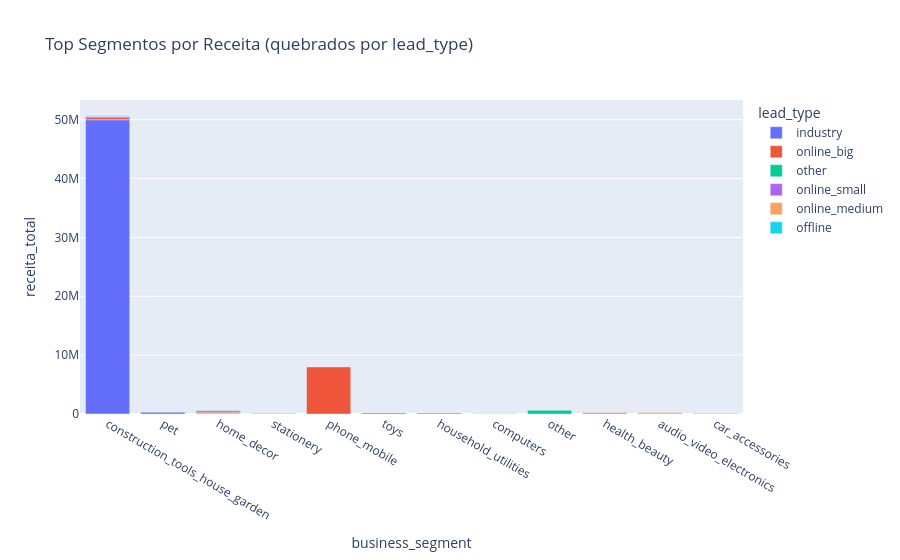

Notebook cell for this chart:
### Code cell
pivot_revenue = pd.pivot_table(
    seg_type,
    index='business_segment',
    columns='lead_type',
    values='receita_total',
    aggfunc='sum',
    fill_value=0
)
display(pivot_revenue)

fig_seg = px.bar(seg_type.head(20), x='business_segment', y='receita_total', color='lead_type', title='Top Segmentos por Receita (quebrados por lead_type)')
fig_seg.show()

### Figure 1 — Plotly figure (JSON) as saved in the notebook; plotly's stock layout.template omitted (floating-point values rounded to 4 significant figures)
{"data": [{"alignmentgroup": "True", "hovertemplate": "lead_type=industry<br>business_segment=%{x}<br>receita_total=%{y}<extra></extra>", "legendgroup": "industry", "marker": {"color": "#636efa", "pattern": {"shape": ""}}, "name": "industry", "offsetgroup": "industry", "orientation": "v", "showlegend": true, "textposition": "auto", "type": "bar", "x": ["construction_tools_house_garden", "pet", "home_decor", "stationery"], "xaxis": "x", "y": [50000000, 300000, 100000, 100000], "yaxis": "y"}, {"alignmentgroup": "True", "hovertemplate": "lead_type=online_big<br>business_segment=%{x}<br>receita_total=%{y}<extra></extra>", "legendgroup": "online_big", "marker": {"color": "#EF553B", "pattern": {"shape": ""}}, "name": "online_big", "offsetgroup": "online_big", "orientation": "v", "showlegend": true, "textposition": "auto", "type": "bar", "x": ["phone_mobile", "construction_tools_house_garden", "home_decor", "toys", "household_utilities", "computers"], "xaxis": "x", "y": [8000000, 450000, 220000, 180000, 150000, 60000], "yaxis": "y"}, {"alignmentgroup": "True", "hovertemplate": "lead_type=other<br>business_segment=%{x}<br>receita_total=%{y}<extra></extra>", "legendgroup": "other", "marker": {"color": "#00cc96", "pattern": {"shape": ""}}, "name": "other", "offsetgroup": "other", "orientation": "v", "showlegend": true, "textposition": "auto", "type": "bar", "x": ["other"], "xaxis": "x", "y": [626000], "yaxis": "y"}, {"alignmentgroup": "True", "hovertemplate": "lead_type=online_small<br>business_segment=%{x}<br>receita_total=%{y}<extra></extra>", "legendgroup": "online_small", "marker": {"color": "#ab63fa", "pattern": {"shape": ""}}, "name": "online_small", "offsetgroup": "online_small", "orientation": "v", "showlegend": true, "textposition": "auto", "type": "bar", "x": ["home_decor", "health_beauty", "construction_tools_house_garden"], "xaxis": "x", "y": [300000, 210000, 130000], "yaxis": "y"}, {"alignmentgroup": "True", "hovertemplate": "lead_type=online_medium<br>business_segment=%{x}<br>receita_total=%{y}<extra></extra>", "legendgroup": "online_medium", "marker": {"color": "#FFA15A", "pattern": {"shape": ""}}, "name": "online_medium", "offsetgroup": "online_medium", "orientation": "v", "showlegend": true, "textposition": "auto", "type": "bar", "x": ["audio_video_electronics", "health_beauty", "car_accessories"], "xaxis": "x", "y": [270000, 85000, 75000], "yaxis": "y"}, {"alignmentgroup": "True", "hovertemplate": "lead_type=offline<br>business_segment=%{x}<br>receita_total=%{y}<extra></extra>", "legendgroup": "offline", "marker": {"color": "#19d3f3", "pattern": {"shape": ""}}, "name": "offline", "offsetgroup": "offline", "orientation": "v", "showlegend": true, "textposition": "auto", "type": "bar", "x": ["car_accessories", "construction_tools_house_garden", "home_decor"], "xaxis": "x", "y": [110000, 100000, 60000], "yaxis": "y"}], "layout": {"barmode": "relative", "legend": {"title": {"text": "lead_type"}, "tracegroupgap": 0}, "title": {"text": "Top Segmentos por Receita (quebrados por lead_type)"}, "xaxis": {"anchor": "y", "domain": [0, 1], "title": {"text": "business_segment"}}, "yaxis": {"anchor": "x", "domain": [0, 1], "title": {"text": "receita_total"}}}}
